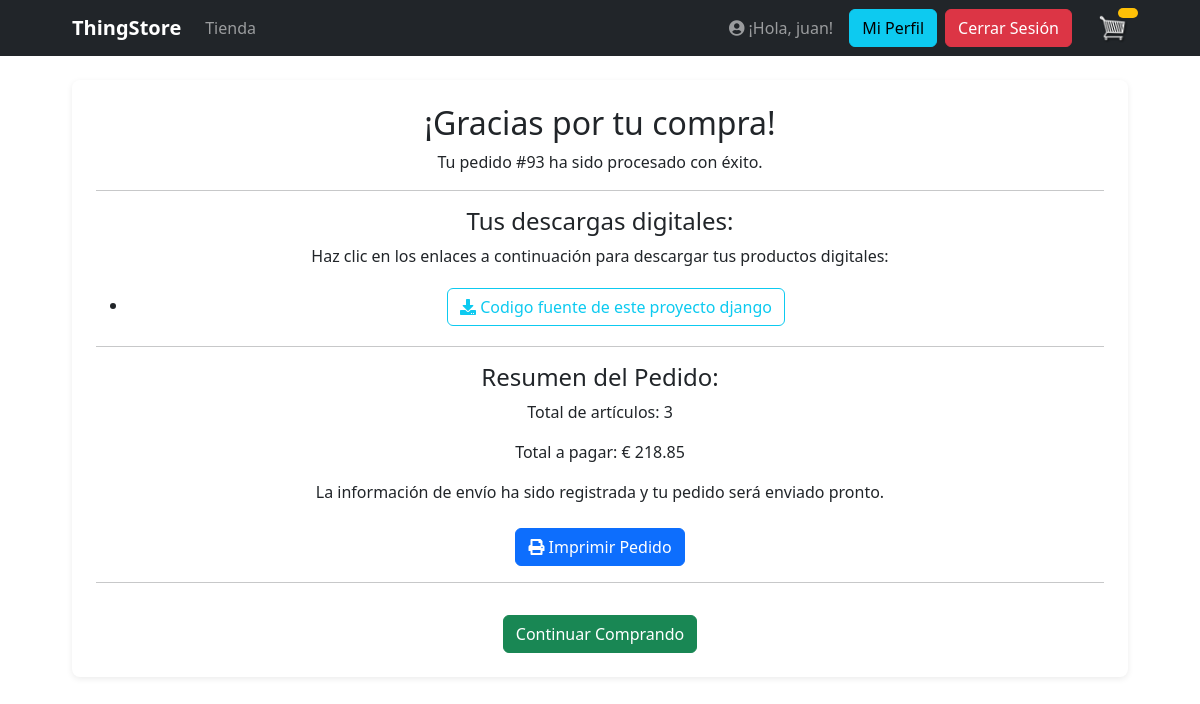
/order_complete/93/ (signed in), run on the app's committed database.
### store/models.py (models this page shows, shortened)
class Order(models.Model):
    customer = models.ForeignKey(Customer, null=True, blank=True, on_delete=models.SET_NULL)
    date_ordered = models.DateTimeField(auto_now_add=True, null=True, blank=True)
    complete = models.BooleanField(default=False, verbose_name="PAYMENT COMPLETED")
    transaction_id = models.CharField(max_length=100, null=True)
    is_processed = models.BooleanField(default=False, verbose_name="PEDIDO GESTIONADO")
    guest_access_token = models.UUIDField(null=True, blank=True, unique=True)
    @property
    def shipping(self):
        shipping = False
        orderitems = self.orderitem_set.all()
        for i in orderitems:
            if not i.product.digital:
                shipping = True
                break # Una vez que encontramos uno que requiere envío, podemos parar
        return shipping
    @property
    def get_cart_total(self):
        orderitems = self.orderitem_set.all()
        total = sum([item.get_total for item in orderitems])
        return total
    @property
    def get_cart_items(self):
        orderitems = self.orderitem_set.all()
        total = sum([item.quantity for item in orderitems])
        return total

class OrderItem(models.Model):
    product = models.ForeignKey(Product, on_delete=models.SET_NULL, null=True)
    order = models.ForeignKey(Order, on_delete=models.CASCADE)
    quantity = models.IntegerField(default=0, null=True, blank=True)
    date_added = models.DateTimeField(auto_now_add=True)
    download_token = models.UUIDField(default=uuid.uuid4, editable=False, unique=True, null=True, blank=True)
    @property
    def get_total(self):
        if self.product:
            total = self.product.price * self.quantity
            return total
        return Decimal('0.00')  # Devuelve 0 si no hay producto

class Product(models.Model):
    name = models.CharField(max_length=200)
    price = models.DecimalField(max_digits=10, decimal_places=2)
    slug = models.SlugField(unique=True, max_length=200, null=True, blank=True)
    description = models.TextField(null=True, blank=True, help_text="Descripción corta del producto.")
    long_description = models.TextField(null=True, blank=True,
                                        help_text="Descripción detallada y características del producto.")
    digital = models.BooleanField(default=False, null=True, blank=True)
    image = models.ImageField(null=True, blank=True, upload_to='product_images/')
    digital_file = models.FileField(upload_to='digital_products/', null=True, blank=True)
    subcategory = models.ForeignKey(SubCategory, on_delete=models.SET_NULL, null=True, blank=True,
                                    related_name='products', verbose_name="Subcategoría")
    @property
    def has_digital_file(self):
        return self.digital and bool(self.digital_file)
    class Meta:
        verbose_name = "Producto"
        verbose_name_plural = "Productos"
        ordering = ['name']  # Puedes ordenar como prefieras

### store/views.py (the view, shortened to what this page needs)
# urls.py: path('order_complete/<int:order_id>/', views.order_complete, name='order_complete'),
def order_complete(request, order_id):
    order = get_object_or_404(Order, id=order_id, complete=True)
    guest_token = request.GET.get('guest_token')
    if request.user.is_authenticated:
        customer = request.user.customer
        if order.customer != customer:
            raise Http404("No tienes permiso para ver este pedido.")
    digital_order_items = []
    for item in order.orderitem_set.all():
        if item.product and item.product.has_digital_file:
            digital_order_items.append(item)
    context = {
        'order': order,
        'digital_order_items': digital_order_items,
        'guest_access_token': guest_token
    }
    return render(request, 'store/order_complete.html', context)

### store/templates/store/order_complete.html (shortened to what this page needs)
{% extends 'store/main.html' %}
{% load static %}
{% block content %}
    <div class="row">
        <div class="col-lg-12">
            <div class="box-element p-4 text-center">
                <h2>¡Gracias por tu compra!</h2>
                <p>Tu pedido #{{ order.id }} ha sido procesado con éxito.</p>
                {% if digital_order_items %}
                    <hr>
                    <h4>Tus descargas digitales:</h4>
                    <p>Haz clic en los enlaces a continuación para descargar tus productos digitales:</p>
                    <ul>
                        {% for item in digital_order_items %}
                            <li>
                                {% if not request.user.is_authenticated and guest_access_token %}
                                    <a href="{% url 'download_file' item.download_token %}?guest_token={{ guest_access_token }}" class="btn btn-outline-info my-1">
                                {% else %}
                                    <a href="{% url 'download_file' item.download_token %}" class="btn btn-outline-info my-1">
                                {% endif %}
                                    <i class="fa fa-download"></i> {{ item.product.name }}
                                </a>
                            </li>
                        {% endfor %}
                    </ul>
                {% endif %}
                <hr>
                <h4>Resumen del Pedido:</h4>
                <p>Total de artículos: {{ order.get_cart_items }}</p>
                <p>Total a pagar: € {{ order.get_cart_total|floatformat:2 }}</p>
                {% if order.shipping %}
                    <p>La información de envío ha sido registrada y tu pedido será enviado pronto.</p>
                {% endif %}
                <div class="row mt-4">
                    <div class="col text-center">
                        {% if not request.user.is_authenticated and guest_access_token %}
                            <p><b>¡Importante!, al ser un usuario no registrado, haz click en el botón de IMPRIMIR PEDIDO para obtener un enlace permanente y seguro con el fin de acceder a tu compra cuando lo desees.</b></p>
                            <a href="{% url 'order_print' order.id %}?guest_token={{ guest_access_token }}" target="_blank" class="btn btn-primary">
                        {% else %}
                            <a href="{% url 'order_print' order.id %}" target="_blank" class="btn btn-primary">
                        {% endif %}
                            <i class="fa fa-print"></i> Imprimir Pedido
                        </a>
                    </div>
                </div>
                <hr>
                <a href="{% url 'store' %}" class="btn btn-success mt-3">Continuar Comprando</a>
            </div>
        </div>
    </div>
{% endblock content %}

### store/templates/store/main.html (shortened to what this page needs)
{% load static %}
<!DOCTYPE html>
<html>
<head>
    <link rel="stylesheet" type="text/css" href="{% static 'css/main.css' %}">
    <link rel="stylesheet" href="https://cdnjs.cloudflare.com/ajax/libs/font-awesome/5.15.4/css/all.min.css" />
    <link href="https://cdn.jsdelivr.net/npm/bootstrap@5.3.3/dist/css/bootstrap.min.css" rel="stylesheet">
</head>
<body>
    <nav class="navbar navbar-expand-lg navbar-dark bg-dark">
      <div class="container">
        <a class="navbar-brand" href="{% url 'home' %}">ThingStore</a>
        <div class="collapse navbar-collapse" id="navbarContent">
          <ul class="navbar-nav me-auto mb-2 mb-lg-0">
            <li class="nav-item {% if not selected_category_obj and not selected_subcategory_obj %}active{% endif %}">
              <a class="nav-link" href="{% url 'store' %}">Tienda</a>
            </li>
          </ul>
          <div class="d-flex align-items-center">
            {% if not user.is_authenticated %}
              <a href="{% url 'login' %}" class="btn btn-warning me-2">Login</a>
            {% else %}
              <span class="navbar-text me-3">
                <i class="fas fa-user-circle"></i> ¡Hola, {{ user.username }}!
              </span>
              <a href="{% url 'profile' %}" class="btn btn-info me-2">Mi Perfil</a>
              <form action="{% url 'logout' %}" method="post" class="me-3 d-inline">
                <button type="submit" class="btn btn-danger">Cerrar Sesión</button>
              </form>
            {% endif %}
            <a href="{% url 'cart' %}" class="position-relative">
              <img id="cart-icon" src="{% static 'images/cart.png' %}" alt="Carrito">
              <span id="cart-total" class="position-absolute top-0 start-100 translate-middle badge rounded-pill bg-warning text-dark">
              </span>
            </a>
          </div>
        </div>
      </div>
    </nav>
     <div class="container">
            <br>
            {% block content %}
            {% endblock content %}
     </div>
</body>
</html>

### static/css/main.css (style rules this page uses)
html, body { overflow-x: hidden; }
body { font-family: sans-serif; background-color: #f8f9fa; color: #212529; }
h1, h2, h3, h4, h5, h6 { color: #2c3e50; }
.navbar { flex-wrap: wrap; }
.navbar-brand { font-weight: 700; }
.bg-dark { background-color: #2c3e50 !important; }
.container { max-width: 90% !important; padding-left: 30px; padding-right: 30px; }
.box-element { background-color: #ffffff; padding: 15px; border-radius: 8px; box-shadow: 0 2px 6px rgba(0, 0, 0, 0.08); margin-bottom: 20px; }
.btn { border-radius: 6px; transition: background-color 0.3s ease; }
.btn-info { background-color: #3498db; color: white; border: none; }
.btn-danger { background-color: #e74c3c; color: white; border: none; }
.btn-success, .btn-add-to-cart { background-color: #2ecc71; color: white; border: none; }
#cart-icon { width: 30px; height: 30px; display: inline-block; vertical-align: middle; margin-left: 10px; }
#cart-total { background-color: #ffc107; color: #212529; padding: 5px 10px; border-radius: 50%; font-size: 14px; position: relative; top: -10px; left: -5px; display: inline-block; vertical-align: middle; line-height: 1; font-weight: bold; }
.col-lg-4, .col-lg-6, .col-lg-8, .col-lg-12 { margin-top: 10px; }

### data on the page
Order: id "93", get_cart_items "3", get_cart_total "218.85"
OrderItem: product.name "Codigo fuente de este proyecto django"

### other printed values
{{ user.username }} "juan"
